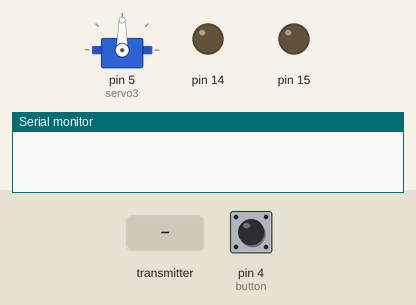
The sketch below on a simulated Arduino Uno, built with avr-gcc and run on an emulated ATmega328P. Shown: servo, output pins drawn as LEDs (lit = HIGH), the last lines printed to the serial monitor. The inputs (shaded band) are chosen by the test bench; at power-on: pin 4 (button) LOW. No radio packets arrive unless stated.

Above: at 2.2 s.
2.3 s: the transmitter starts sending angleV = 0
At 3.5 s:
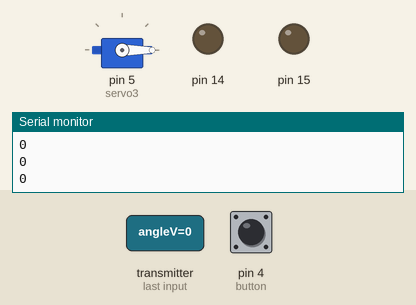
3.8 s: the transmitter starts sending angleV = 45
At 4.7 s:
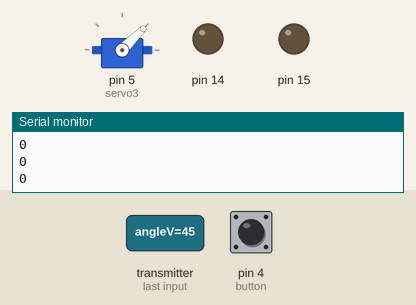
5.3 s: the transmitter starts sending angleV = 180
At 5.9 s:
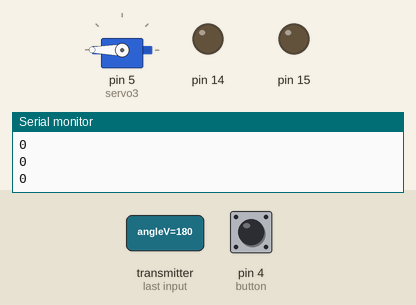
6.8 s: the transmitter starts sending angleV = 90
At 7.1 s:
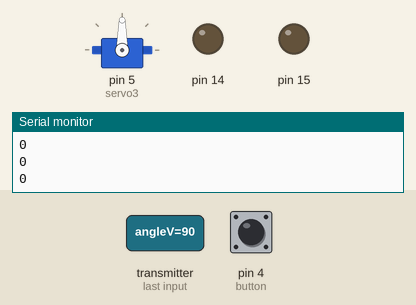
Timing chart, 0 to 9.3 s (numbered marks = the images above; inputs shaded):
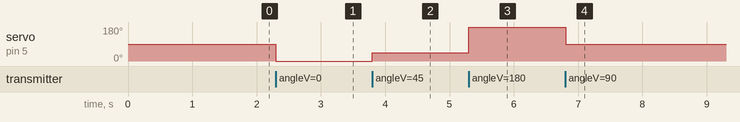

The sketch:

Radio_node_2.ino
```cpp
#include <SPI.h>
#include <nRF24L01.h>
#include <RF24.h>
#include <Servo.h>
#define button 4
RF24 radio(9, 10);
Servo servo3;
byte pipe;
boolean state = 0;

void setup() {
  Serial.begin(9600);
  pinMode(14, OUTPUT);
  pinMode(15, OUTPUT);
  delay(1000);
  radio.begin();
  radio.setChannel(5);
  radio.setDataRate(RF24_250KBPS);
  radio.setPALevel(RF24_PA_HIGH);
  radio.openReadingPipe(1, 0xAABBCCDD11LL);
  radio.openWritingPipe(0xAABBCCDD22LL);
  radio.startListening();
  servo3.attach(5);
  pinMode(button, INPUT);
}

void loop () {
  delay(5);
  radio.startListening();
  if ( radio.available()) {
    while (radio.available()) {
      int angleV = 0;
      radio.read(&angleV, sizeof(angleV));
      servo3.write(angleV);
    }
    delay(5);
    radio.stopListening();
    state = digitalRead(button);
    radio.write(&state, sizeof(state));
    Serial.println(state);
  }

}
```

Measured:
- after the input at 2.3 s, servo on pin 5 (servo3): 90° → 0° at once
- after the input at 3.8 s, servo on pin 5 (servo3): 0° → 45° at once
- after the input at 5.3 s, servo on pin 5 (servo3): 45° → 180° at once
- after the input at 6.8 s, servo on pin 5 (servo3): 180° → 90° at once
